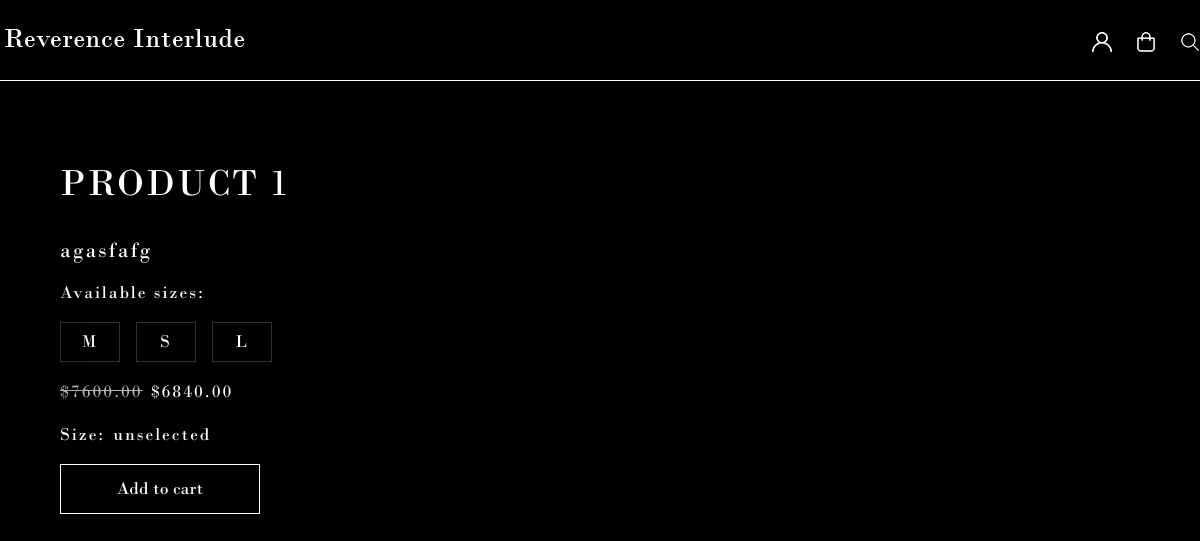
Page /item/product-1 on the earlier database version.
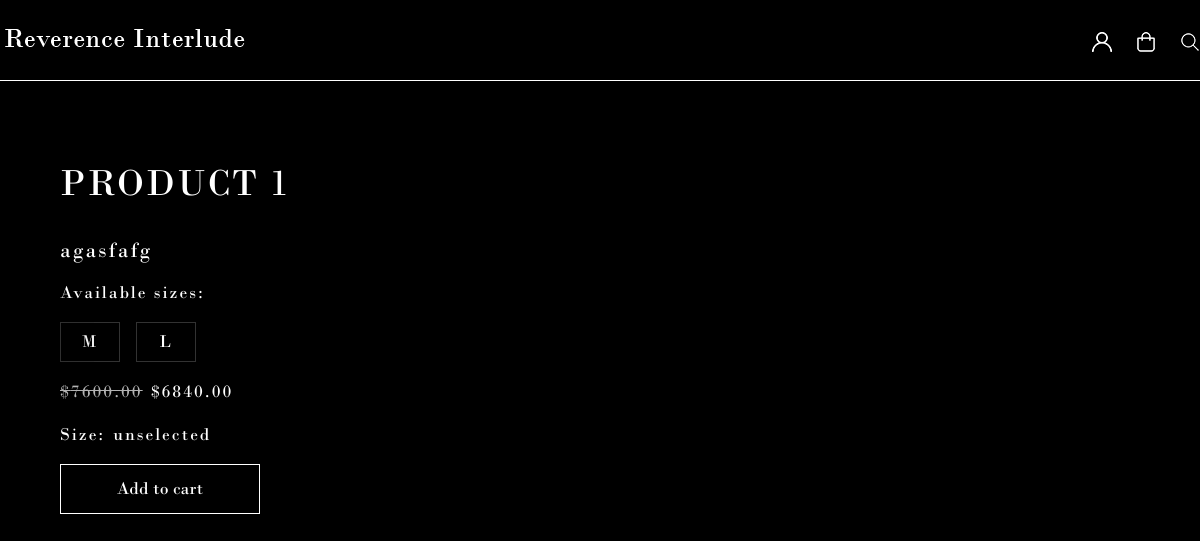
Same page on the later database version.
### main/models.py (models this page shows, shortened)
class ClothingItemSize(models.Model):
    clothing_item = models.ForeignKey(ClothingItem, on_delete=models.CASCADE)
    size = models.ForeignKey(Size, on_delete=models.CASCADE)
    available = models.BooleanField(default=True)
    class Meta:
        unique_together = ('clothing_item', 'size')

class Size(models.Model):
    name = models.CharField(max_length=10, unique=True)

### main/views.py (the view)
# urls.py: path('item/<slug:slug>', views.ClothingItemDetailView.as_view(), name='clothing_item_detail')
class ClothingItemDetailView(DetailView):
    model = ClothingItem
    template_name = 'main/product/detail.html'
    context_object_name = 'clothing_item'
    slug_field = 'slug'
    slug_url_kwarg = 'slug'
    def get_context_data(self, **kwargs):
        context = super().get_context_data(**kwargs)
        clothing_item = self.object
        available_sizes = ClothingItemSize.objects.filter(clothing_item=clothing_item, available=True)
        context['available_sizes'] = available_sizes
        return context

### main/models.py (called while the page is built)
    def get_price_with_discount(self):
        if self.discount > 0:
            return self.price * (1 - (self.discount / 100))
        return self.price

### main/templates/main/product/detail.html (shortened to what this page needs)
{% extends 'main/base.html' %}
{% load static %}
{% block content %}
    <div class="detail-product d-flex">
        <div class="detail-img d-flex justify-content-center">
            <div class="image-nav">
                <button class="prev-btn">&lsaquo;</button>
                <button class="next-btn">&rsaquo;</button>
            </div>
        </div>
        <div class="detail-description">
            <h2 class='text-uppercase'>{{ clothing_item.name }}</h2>
            <h3 class='item-desc'>{{ clothing_item.description|linebreaks }}</h3>
            <div class="sizes">
                <p>Available sizes:
                    <ul class="sizes-list d-flex gap-3">
                        {% for item_size in available_sizes %}
                            <li class="size-name d-flex justify-content-center align-item-center" data-size="{{ item_size.size.name }}">
                                {{ item_size.size.name }}
                            </li>
                        {% empty %}
                            <li>No available sizes.addEventListener</li>
                        {% endfor %}
                    </ul>
                </p>
            </div>
            {% if clothing_item.discount %}
                <div class="cart-discount d-flex gap-2">
                    <p class="line">${{ clothing_item.price }}</p>
                    <p class="price">${{ clothing_item.get_price_with_discount|floatformat:2 }}</p>
                </div>
            {% else %}
                <p class='detail-price'>${{ clothing_item.price }}</p>
            {% endif %}
            <div class="detail-cart-form">
                <form action="{% url 'cart:cart_add' clothing_item.id %}" method="post">
                    <div class="selected-size d-flex gap-2">
                        <label for="size">Size:</label>
                        <div id='size-display'>
                            unselected
                        </div>
                    </div>
                    <button type='submit' class='default-btn mt-3'>Add to cart</button>
                </form>
            </div>
        </div>
    </div>
{% endblock content %}

Differences in the rows shown:
removed ClothingItemSize: size.name "S"
